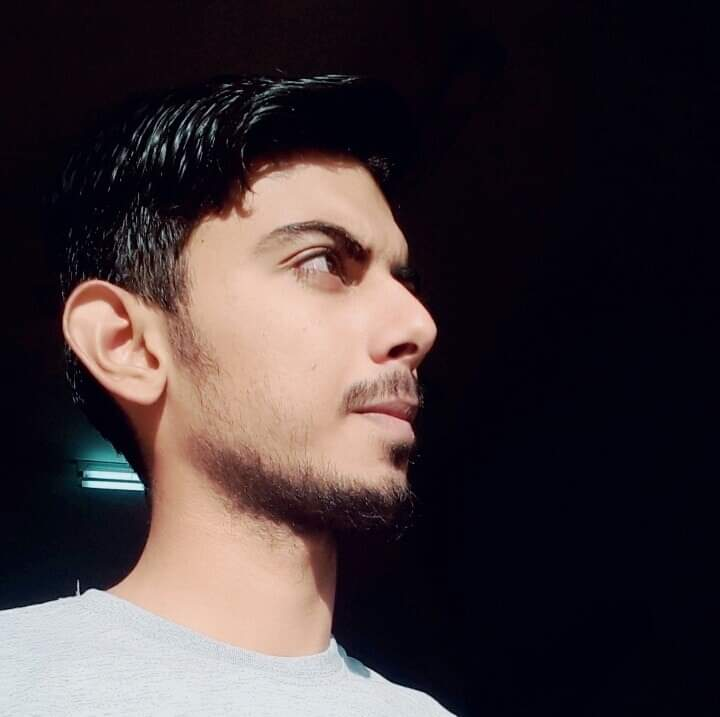
#> input picture opencv/resources/mypic.jpeg, 720 x 717 px
$ python 13-Chapter_13.py
#> lines starting #> are read from the running program, lines starting #| are printed output that depends on the picture; after the words box and inside, x2 and y2 are one past the last pixel; in counts of white or black regions, pixels touching at a corner belong together
# Basic functions or Manipulation in opencv
import cv2 as cv
import numpy as np
img = cv.imread("resources/mypic.jpeg")
#> img is the input picture: shape (717, 720, 3); mean B, G, R 56.6, 53.6, 64.4
print("the size of my image = ",img.shape)
#| the size of my image =  (717, 720, 3)

# resize function
resized_img = cv.resize(img,(150,250))
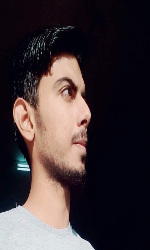
#> resized_img: shape (250, 150, 3); mean B, G, R 56.5, 53.6, 64.4

# Gray_Image
gray_img = cv.cvtColor(img, cv.COLOR_BGR2GRAY)
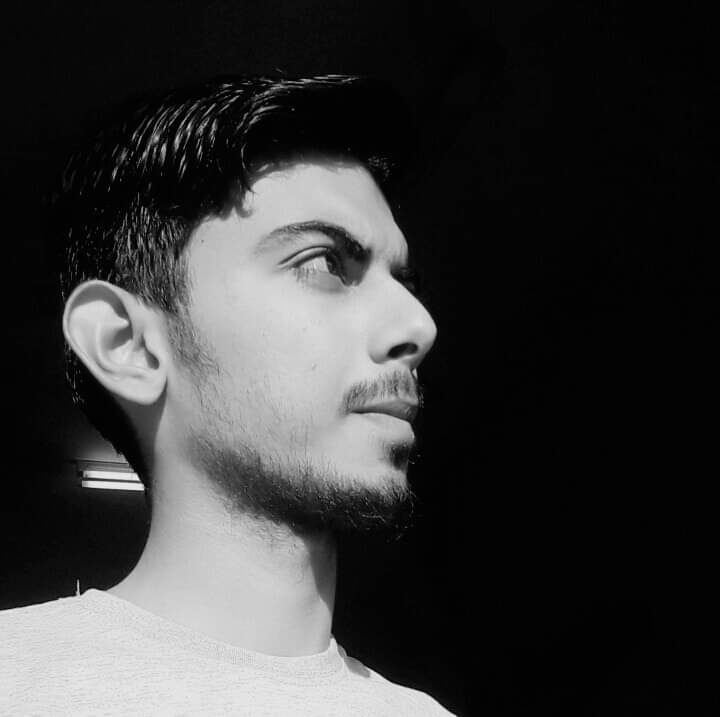
#> gray_img: shape (717, 720); min 0, max 247, mean 57.1

# Black & White image
(thresh, binary) = cv.threshold(gray_img, 127,255,cv.THRESH_BINARY)
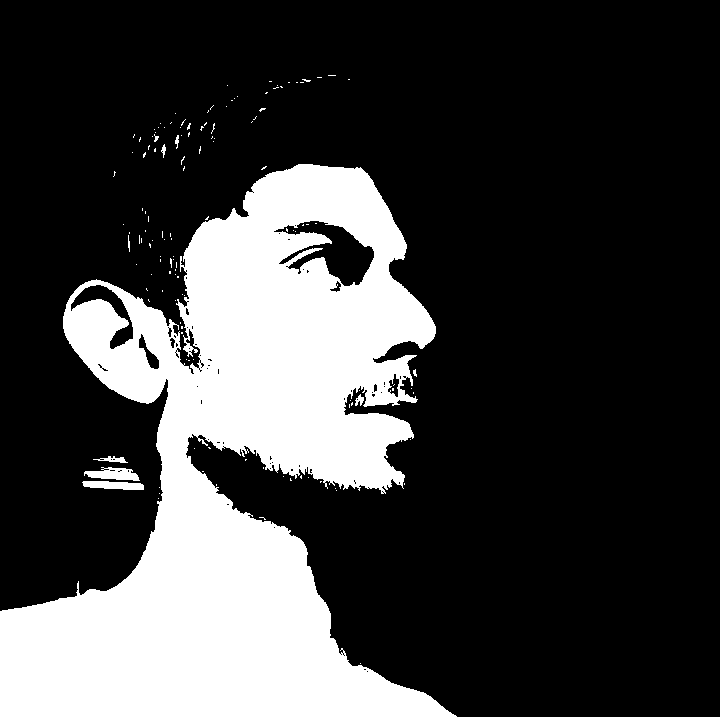
#> binary: shape (717, 720); 25.1% white; 135 white regions (125 under 20 px), largest, box (x1, y1, x2, y2) and area: (0, 164, 457, 717) 127988, (84, 467, 140, 481) 487, (82, 481, 144, 490) 426
# Blurred Image
blur_img = cv.GaussianBlur(img,(7,7), 0) # (7,7) is image intensity always odd you can increase or decrease blur by changing values

# Edge detection
edge_img = cv.Canny(img, 48,48) # 48,48 threshould1 and threshould 2
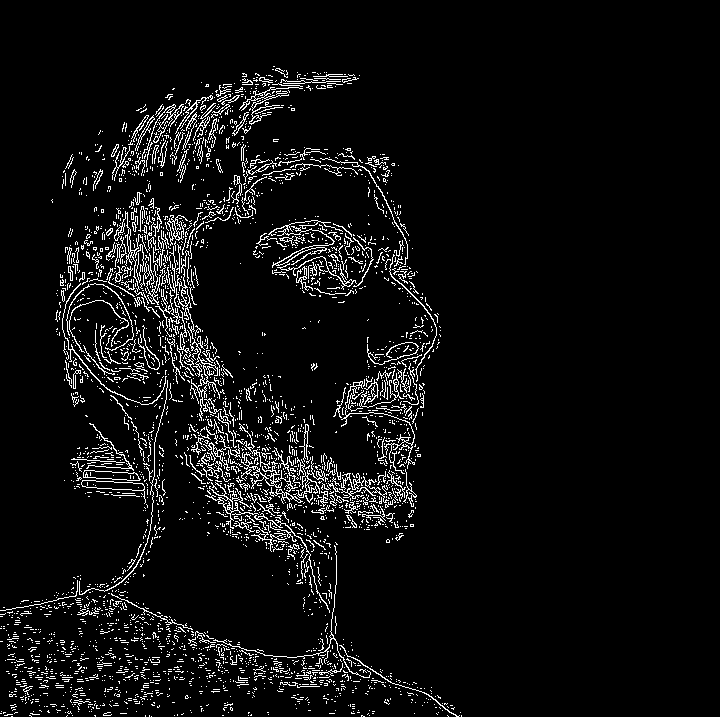
#> edge_img: shape (717, 720); 5.6% white in thin lines or dots, all inside (x1, y1, x2, y2) = (0, 66, 462, 717)

# thikness of lines
mat_kernal = np.ones((3,3),np.uint8)
dilated_img = cv.dilate(edge_img, (mat_kernal),iterations=1) #dilated means change the thikm=ness of edges
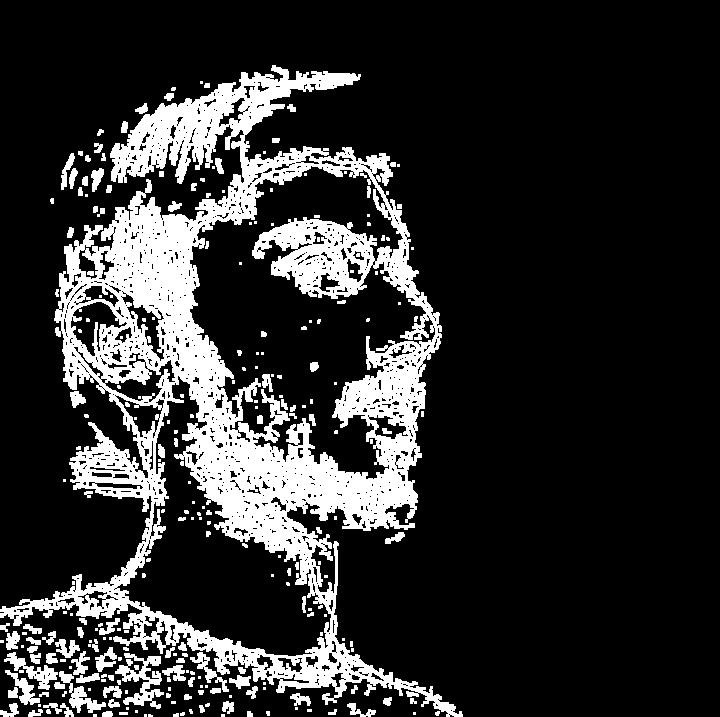
#> dilated_img: shape (717, 720); 18.6% white; 260 white regions (137 under 20 px), largest, box (x1, y1, x2, y2) and area: (0, 65, 463, 717) 83671, (115, 653, 164, 709) 1140, (4, 652, 58, 690) 626

# make thiner outline
ero_img = cv.erode(dilated_img,(mat_kernal),iterations=1)
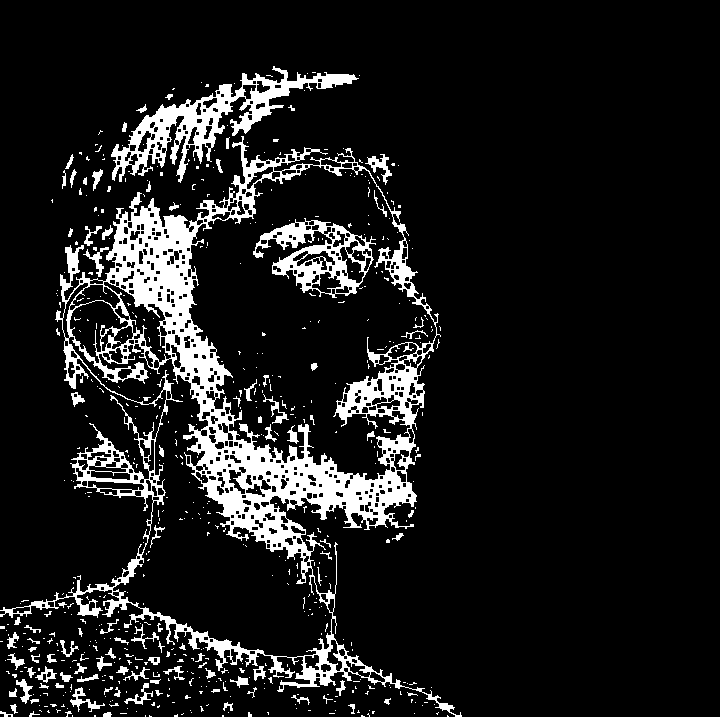
#> ero_img: shape (717, 720); 11% white; 579 white regions (480 under 20 px), largest, box (x1, y1, x2, y2) and area: (0, 136, 462, 717) 39574, (111, 66, 359, 183) 6338, (253, 218, 376, 298) 3395

# for croping image we will use numpy not opencv
croped_img = img[0:500,0:350] #0:500 height & 0:350 width
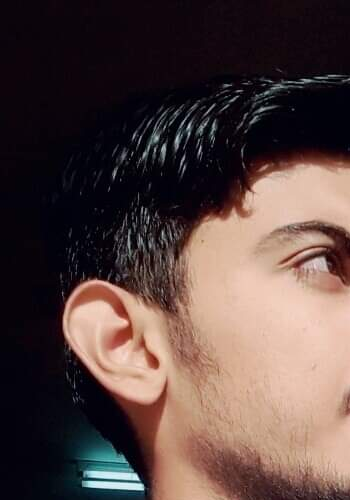
#> croped_img: shape (500, 350, 3); mean B, G, R 64.6, 67.7, 86.7


cv.imshow("original",img)
# [7 lines of commented-out code are left out]
cv.imshow("Crop Image",croped_img)
cv.waitKey(0)
cv.destroyAllWindows()
